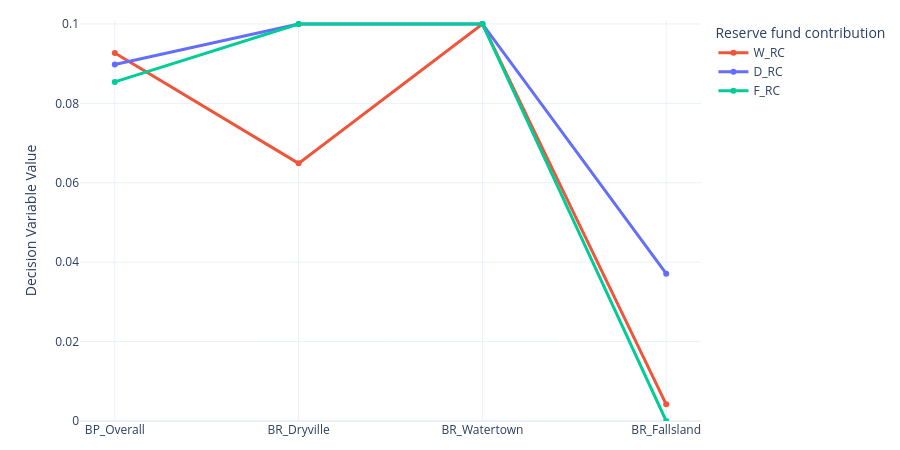

Notebook code cell kept with this figure:
### Code cell
import pandas as pd
import plotly.graph_objects as go

# === CONFIGURATION ===
csv_path = r"C:\Users\Moham073\OneDrive - Universiteit Utrecht\PhD_Project\1st_Year\Work for while I'm in Japan\Trindade_reference_set_dvs.csv"
output_path = r"C:\Users\Moham073\OneDrive - Universiteit Utrecht\PhD_Project\1st_Year\Work for while I'm in Japan\decision_plot_RC.png"

selected_solution_ids = ['BP_Overall', 'BR_Dryville', 'BR_Watertown', 'BR_Fallsland']  
column_indices = [8,9,10]
colors = ['#EF553B', '#636EFA', '#00CC96']  

# === LOAD AND FILTER DATA ===
df = pd.read_csv(csv_path)
df_filtered = df[df['idx'].isin(selected_solution_ids)].copy()
df_filtered.set_index('idx', inplace=True)
df_filtered = df_filtered.loc[selected_solution_ids]

# === PLOT WITH PLOTLY ===
def plot_decision_variables_plotly(df, column_indices, colors, save_path):
    if len(column_indices) != len(colors):
        raise ValueError("Number of colors must match number of selected columns.")
    
    fig = go.Figure()
    all_y_values = []

    for col_idx, color in zip(column_indices, colors):
        col_name = df.columns[col_idx]
        y_values = pd.to_numeric(df.iloc[:, col_idx], errors='coerce')  # force numeric
        all_y_values.extend(y_values.tolist())

        fig.add_trace(go.Scatter(
            x=df.index.astype(str),
            y=y_values,
            mode='lines+markers',
            name=col_name,
            line=dict(color=color, width=3)
        ))

    y_max = max(all_y_values)

    fig.update_layout(
        yaxis=dict(
            range=[0.0, 0.101],
            tickmode='linear',
            tick0=0,
            dtick=round(y_max / 5, 5) if y_max > 0 else 0.01,
        ),
        yaxis_title="Decision Variable Value",
        template="plotly_white",
        width=900,
        height=450,
        legend_title="Reserve fund contribution",
        margin=dict(t=20, b=20)
    )

    fig.write_image(save_path, scale=2)
    fig.show()


# === RUN ===
plot_decision_variables_plotly(df_filtered, column_indices, colors, output_path)

### Figure 1 — Plotly figure (JSON) as saved in the notebook; plotly's stock layout.template omitted (floating-point values rounded to 4 significant figures)
{"data": [{"line": {"color": "#EF553B", "width": 3}, "mode": "lines+markers", "name": "W_RC", "type": "scatter", "x": ["BP_Overall", "BR_Dryville", "BR_Watertown", "BR_Fallsland"], "y": [0.0927, 0.0649, 0.1, 0.0042]}, {"line": {"color": "#636EFA", "width": 3}, "mode": "lines+markers", "name": "D_RC", "type": "scatter", "x": ["BP_Overall", "BR_Dryville", "BR_Watertown", "BR_Fallsland"], "y": [0.0898, 0.1, 0.1, 0.0371]}, {"line": {"color": "#00CC96", "width": 3}, "mode": "lines+markers", "name": "F_RC", "type": "scatter", "x": ["BP_Overall", "BR_Dryville", "BR_Watertown", "BR_Fallsland"], "y": [0.0854, 0.1, 0.1, 0]}], "layout": {"height": 450, "legend": {"title": {"text": "Reserve fund contribution"}}, "margin": {"b": 20, "t": 20}, "width": 900, "yaxis": {"dtick": 0.02, "range": [0, 0.101], "tick0": 0, "tickmode": "linear", "title": {"text": "Decision Variable Value"}}}}
